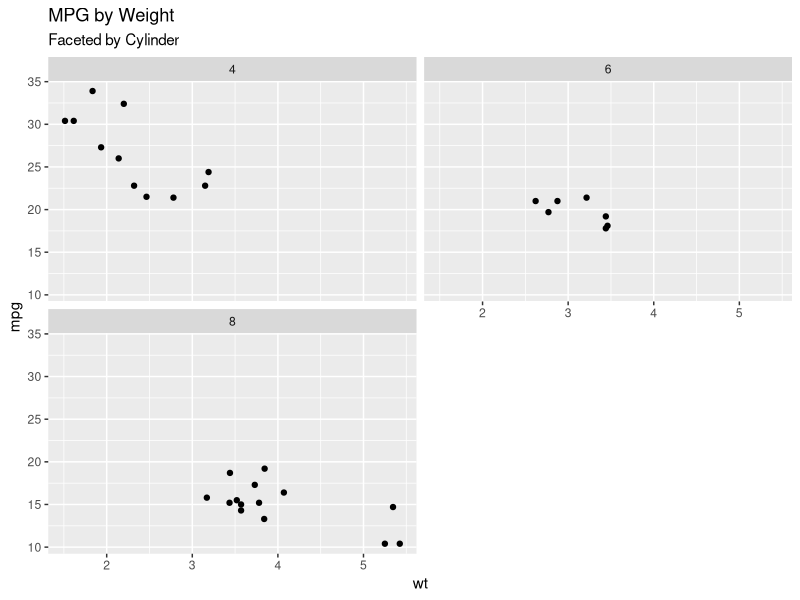

The R script that drew this image:
# Test script to understand ggplot_build() structure with facet_wrap
library(ggplot2)

# Create a simple faceted plot
p <- ggplot(mtcars, aes(x = wt, y = mpg)) +
  geom_point() +
  facet_wrap(~ cyl, nrow = 2) +
  labs(title = "MPG by Weight", subtitle = "Faceted by Cylinder")

# Build the plot
b <- ggplot_build(p)

# Investigate structure
cat("=== Layout Structure ===\n")
print(str(b$layout, max.level = 2))

cat("\n=== Layout$layout dataframe ===\n")
print(b$layout$layout)

cat("\n=== Panel Params Length ===\n")
cat("Number of panel_params:", length(b$layout$panel_params), "\n")

cat("\n=== First Panel Params ===\n")
print(str(b$layout$panel_params[[1]], max.level = 1))

cat("\n=== Panel Scales X ===\n")
cat("Number of x scales:", length(b$layout$panel_scales_x), "\n")

cat("\n=== Panel Scales Y ===\n")
cat("Number of y scales:", length(b$layout$panel_scales_y), "\n")

cat("\n=== Layer Data (first layer) ===\n")
cat("Columns in first layer data:\n")
print(names(b$data[[1]]))
cat("\nFirst 5 rows with PANEL column:\n")
print(head(b$data[[1]][, c("PANEL", "x", "y", "group")], 10))

cat("\n=== Facet Object ===\n")
print(str(b$layout$facet, max.level = 2))

cat("\n=== Facet Params ===\n")
print(b$layout$facet$params)
